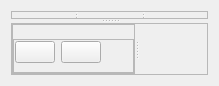
                        <widget class="QWidget" name="page_tab_fit_2">
                         <property name="geometry">
                          <rect>
                           <x>0</x>
                           <y>0</y>
                           <width>219</width>
                           <height>86</height>
                          </rect>
                         </property>
                         <attribute name="label">
                          <string>Feature importance, Permutation importance, Partial dependence, Decision Trees</string>
                         </attribute>
                         <layout class="QVBoxLayout" name="verticalLayout_46">
                          <item>
                           <widget class="QSplitter" name="splitter_11">
                            <property name="orientation">
                             <enum>Qt::Vertical</enum>
                            </property>
                            <property name="handleWidth">
                             <number>4</number>
                            </property>
                            <widget class="QFrame" name="frame_tab_fit_2_top">
                             <property name="frameShape">
                              <enum>QFrame::StyledPanel</enum>
                             </property>
                             <property name="frameShadow">
                              <enum>QFrame::Raised</enum>
                             </property>
                             <layout class="QVBoxLayout" name="verticalLayout_50">
                              <property name="spacing">
                               <number>0</number>
                              </property>
                              <property name="leftMargin">
                               <number>0</number>
                              </property>
                              <property name="topMargin">
                               <number>0</number>
                              </property>
                              <property name="rightMargin">
                               <number>0</number>
                              </property>
                              <property name="bottomMargin">
                               <number>0</number>
                              </property>
                              <item>
                               <widget class="QSplitter" name="splitter_5">
                                <property name="orientation">
                                 <enum>Qt::Horizontal</enum>
                                </property>
                                <property name="handleWidth">
                                 <number>4</number>
                                </property>
                                <widget class="MplWidget" name="perm_imp_train_plot_widget" native="true">
                                 <property name="sizePolicy">
                                  <sizepolicy hsizetype="Expanding" vsizetype="Expanding">
                                   <horstretch>0</horstretch>
                                   <verstretch>0</verstretch>
                                  </sizepolicy>
                                 </property>
                                </widget>
                                <widget class="MplWidget" name="perm_imp_test_plot_widget" native="true">
                                 <property name="sizePolicy">
                                  <sizepolicy hsizetype="Expanding" vsizetype="Expanding">
                                   <horstretch>0</horstretch>
                                   <verstretch>0</verstretch>
                                  </sizepolicy>
                                 </property>
                                </widget>
                                <widget class="MplWidget" name="tree_plot_widget" native="true">
                                 <property name="sizePolicy">
                                  <sizepolicy hsizetype="Expanding" vsizetype="Expanding">
                                   <horstretch>0</horstretch>
                                   <verstretch>0</verstretch>
                                  </sizepolicy>
                                 </property>
                                </widget>
                               </widget>
                              </item>
                             </layout>
                            </widget>
                            <widget class="QFrame" name="frame_tab_fit_2_bottom">
                             <property name="frameShape">
                              <enum>QFrame::StyledPanel</enum>
                             </property>
                             <property name="frameShadow">
                              <enum>QFrame::Raised</enum>
                             </property>
                             <layout class="QVBoxLayout" name="verticalLayout_51">
                              <property name="spacing">
                               <number>0</number>
                              </property>
                              <property name="leftMargin">
                               <number>0</number>
                              </property>
                              <property name="topMargin">
                               <number>0</number>
                              </property>
                              <property name="rightMargin">
                               <number>0</number>
                              </property>
                              <property name="bottomMargin">
                               <number>0</number>
                              </property>
                              <item>
                               <widget class="QSplitter" name="splitter_10">
                                <property name="orientation">
                                 <enum>Qt::Horizontal</enum>
                                </property>
                                <property name="handleWidth">
                                 <number>4</number>
                                </property>
                                <widget class="QFrame" name="frame_dependence">
                                 <property name="frameShape">
                                  <enum>QFrame::StyledPanel</enum>
                                 </property>
                                 <property name="frameShadow">
                                  <enum>QFrame::Raised</enum>
                                 </property>
                                 <layout class="QVBoxLayout" name="verticalLayout_30">
                                  <property name="spacing">
                                   <number>0</number>
                                  </property>
                                  <property name="leftMargin">
                                   <number>0</number>
                                  </property>
                                  <property name="topMargin">
                                   <number>0</number>
                                  </property>
                                  <property name="rightMargin">
                                   <number>0</number>
                                  </property>
                                  <property name="bottomMargin">
                                   <number>0</number>
                                  </property>
                                  <item>
                                   <widget class="MplWidget" name="partial_depend_plot_widget" native="true">
                                    <property name="sizePolicy">
                                     <sizepolicy hsizetype="Expanding" vsizetype="Expanding">
                                      <horstretch>0</horstretch>
                                      <verstretch>0</verstretch>
                                     </sizepolicy>
                                    </property>
                                   </widget>
                                  </item>
                                  <item>
                                   <widget class="QFrame" name="frame_current_dep_feature">
                                    <property name="frameShape">
                                     <enum>QFrame::StyledPanel</enum>
                                    </property>
                                    <property name="frameShadow">
                                     <enum>QFrame::Raised</enum>
                                    </property>
                                    <layout class="QHBoxLayout" name="horizontalLayout_28">
                                     <property name="leftMargin">
                                      <number>1</number>
                                     </property>
                                     <property name="topMargin">
                                      <number>1</number>
                                     </property>
                                     <property name="rightMargin">
                                      <number>1</number>
                                     </property>
                                     <item>
                                      <widget class="ComboBox" name="current_dep_feature1_comboBox"/>
                                     </item>
                                     <item>
                                      <widget class="ComboBox" name="current_dep_feature2_comboBox"/>
                                     </item>
                                     <item>
                                      <widget class="QPushButton" name="update_partial_dep_pushButton">
                                       <property name="maximumSize">
                                        <size>
                                         <width>25</width>
                                         <height>25</height>
                                        </size>
                                       </property>
                                       <property name="text">
                                        <string/>
                                       </property>
                                       <property name="iconSize">
                                        <size>
                                         <width>25</width>
                                         <height>25</height>
                                        </size>
                                       </property>
                                       <property name="flat">
                                        <bool>true</bool>
                                       </property>
                                      </widget>
                                     </item>
                                    </layout>
                                   </widget>
                                  </item>
                                 </layout>
                                </widget>
                                <widget class="MplWidget" name="features_plot_widget" native="true">
                                 <property name="sizePolicy">
                                  <sizepolicy hsizetype="Expanding" vsizetype="Expanding">
                                   <horstretch>0</horstretch>
                                   <verstretch>0</verstretch>
                                  </sizepolicy>
                                 </property>
                                </widget>
                               </widget>
                              </item>
                             </layout>
                            </widget>
                           </widget>
                          </item>
                         </layout>
                        </widget>
